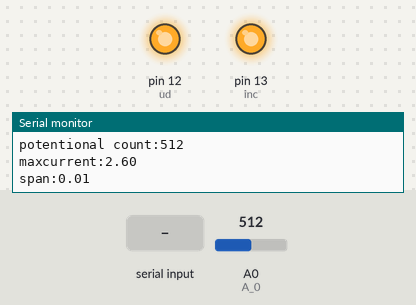
Recording of a sketch running on a simulated Arduino Uno, built with avr-gcc and run on an emulated ATmega328P. Shown: output pins drawn as LEDs (lit = HIGH), the last lines printed to the serial monitor. The test bench sets the inputs (shaded band); at power-on: A0 (A_0) = 512.

Above: at 1.2 s.
1.3 s: "90,45\n" received over Serial
At 1.7 s:
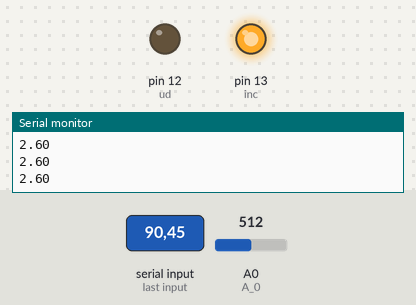
2.8 s: A0 (A_0) set to 12
4.3 s: A0 (A_0) set to 9
5.8 s: "30,150\n" received over Serial
At 6.4 s:
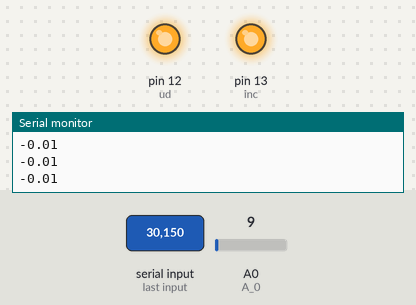
Timing chart, 0 to 8.3 s (numbered marks = the images above; inputs shaded):
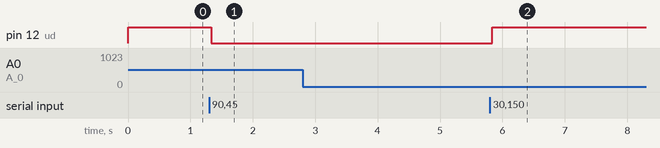

The sketch:

potention_1_2.ino
```cpp
const int A_0= 0;
const int inc = 13;
const int ud = 12;
const int cs = 11;
int i=0;
double f=0;
double g=0;
float px=0;
float cr=0;


void setup() {
  Serial.begin( 9600 );
  initialise();
}


void loop() {
  if(Serial.available()>0){
    cr=getdata();
    changeCurrent(cr);
  }
}


/*______________________________________________________________________________________________________*/


void check(){
  i = analogRead( A_0 );
  f = i * 5.0 / 1023.0;
  f*=100;
  f=map(f,5,315,0,330);
  f/=100;
}


void check_p(){
  i = analogRead( A_0 );
  f = i * 5.0 / 1023.0;
  f*=100;
  f=map(f,5,315,0,330);
  f/=100;
  Serial.println(f);
}


float getdata(){
  int j=0;
  int l=1;
  char val;
  String a="";
  float a1=0;
  float a2=0;
  byte ds=Serial.available();
  if (ds>0){
    delay(20);
    ds=Serial.available();

    byte buf[ds];
    Serial.print("data size:");
    Serial.println(ds);

    for(byte i=0;i<ds;i++){
      buf[i]=Serial.read();
      val=(char)buf[i];
      a+=val;
    }
    a1=a.toFloat();
  }
  Serial.print("inputed value:");
  Serial.println(a1);
  return a1;
}


void initialise(){
  pinMode(inc,OUTPUT);
  pinMode(ud,OUTPUT);
  pinMode(cs,OUTPUT);
  digitalWrite(cs,LOW);
  digitalWrite(inc,HIGH);
  digitalWrite(ud,LOW);
  check();
  Serial.print("first current:");
  Serial.println(f);
  if(f==3.3){
    digitalWrite(ud,LOW);
    for(f;f==0;){
      digitalWrite(inc,LOW);
      digitalWrite(inc,HIGH);
      check();
    }
    digitalWrite(ud,HIGH);
    for(f;f==3.3;){
      digitalWrite(inc,LOW);
      digitalWrite(inc,HIGH);
      check();
      i++;
    }
  }else if(f==0){
    digitalWrite(ud,HIGH);
    for(f;f==5;){
      digitalWrite(inc,LOW);
      digitalWrite(inc,HIGH);
      check();
      i++;
    }
  }else{
    for(f;f==0;){
      digitalWrite(inc,LOW);
      digitalWrite(inc,HIGH);
      check();
    }
    digitalWrite(ud,HIGH);
    for(f;f==3.3;){
      digitalWrite(inc,LOW);
      digitalWrite(inc,HIGH);
      check();
      i++;
    }
  }
  g=f/i;
  Serial.print("potentional count:");
  Serial.println(i);
  Serial.print("maxcurrent:");
  Serial.println(f);
  Serial.print("span:");
  Serial.println(g);
}


void changeCurrent(float x){
    if(x>3.3||x<0){
      x=px;
    }

    check();


    if(f>x){
      Serial.print("theoretical curent:");
      Serial.println(x);
      Serial.print("preCurent:");
      Serial.println(f);
      Serial.println("f>x");
      digitalWrite(cs,LOW);
      digitalWrite(ud,LOW);
      digitalWrite(inc,HIGH);
      for(f;f>=x;){
        digitalWrite(inc,LOW);
        digitalWrite(inc,HIGH);
        check_p();
      }
      check();
      Serial.print("real curent:");
      Serial.println(f);
    }else if(f<x){
      Serial.print("theoretical curent:");
      Serial.println(x);
      Serial.print("preCurent:");
      Serial.println(f);
      Serial.println("f<x");
      digitalWrite(cs,LOW);
      digitalWrite(ud,HIGH);
      digitalWrite(inc,HIGH);
      for(f;f<=x;){
        digitalWrite(inc,LOW);
        digitalWrite(inc,HIGH);
        check_p();
      }
      check();
      Serial.print("real curent:");
      Serial.println(f);
    }else{
    }
    px=x;
}
```

Measured:
- after the input at 1.3 s, pin 12 (ud): HIGH → LOW at once
- after the input at 5.8 s, pin 12 (ud): LOW → HIGH at once
